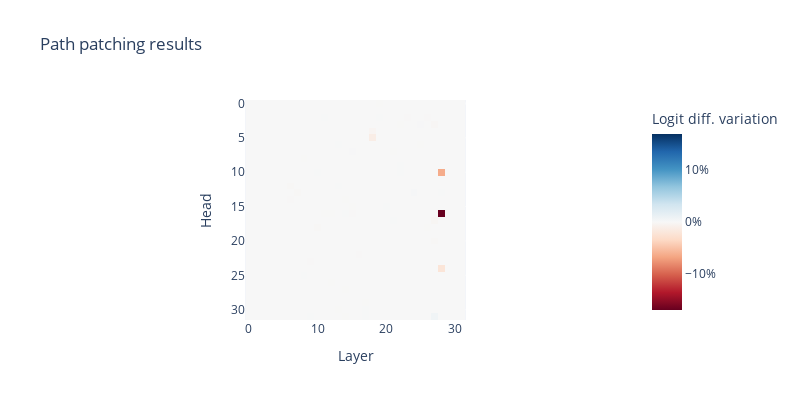

Here is the notebook cell this chart was saved with:
### Code cell
results_h29_16_v = analyze_path_to_head([(29, 16)], "v", model, processed_data, begin_layer=0, batch_size=4)

### Figure 1 — Plotly figure (JSON) as saved in the notebook; plotly's stock layout.template omitted (floating-point values rounded to 4 significant figures; data arrays with more than 128 entries replaced by an {"elided": "..."} marker saying what was removed)
{"data": [{"coloraxis": "coloraxis", "hovertemplate": "Layer: %{x}<br>Head: %{y}<br>Logit diff. variation: %{z}<extra></extra>", "name": "0", "type": "heatmap", "xaxis": "x", "yaxis": "y", "z": {"elided": "32x32 float values"}}], "layout": {"coloraxis": {"cmid": 0, "colorbar": {"ticksuffix": "%", "title": {"text": "Logit diff. variation"}}, "colorscale": [[0, "rgb(103,0,31)"], [0.1, "rgb(178,24,43)"], [0.2, "rgb(214,96,77)"], [0.3, "rgb(244,165,130)"], [0.4, "rgb(253,219,199)"], [0.5, "rgb(247,247,247)"], [0.6, "rgb(209,229,240)"], [0.7, "rgb(146,197,222)"], [0.8, "rgb(67,147,195)"], [0.9, "rgb(33,102,172)"], [1, "rgb(5,48,97)"]]}, "height": 400, "title": {"text": "Path patching results "}, "width": 800, "xaxis": {"anchor": "y", "constrain": "domain", "domain": [0, 1], "scaleanchor": "y", "title": {"text": "Layer"}}, "yaxis": {"anchor": "x", "autorange": "reversed", "constrain": "domain", "domain": [0, 1], "title": {"text": "Head"}}}}
